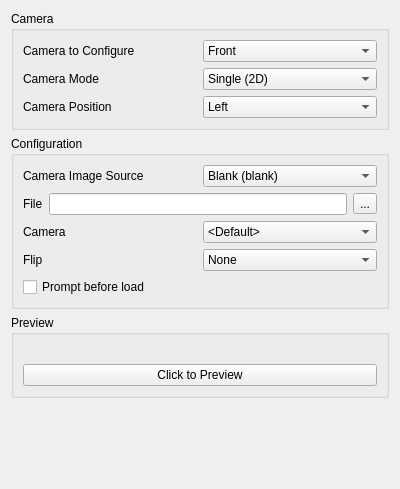
<?xml version="1.0" encoding="UTF-8"?>
<ui version="4.0">
 <class>ConfigureCamera</class>
 <widget class="QWidget" name="ConfigureCamera">
  <property name="geometry">
   <rect>
    <x>0</x>
    <y>0</y>
    <width>400</width>
    <height>489</height>
   </rect>
  </property>
  <property name="windowTitle">
   <string>Form</string>
  </property>
  <layout class="QVBoxLayout" name="verticalLayout">
   <item>
    <widget class="QGroupBox" name="groupBox">
     <property name="title">
      <string>Camera</string>
     </property>
     <layout class="QVBoxLayout" name="verticalLayout_2">
      <item>
       <layout class="QHBoxLayout" name="horizontalLayout">
        <item>
         <widget class="QLabel" name="camera_selection_label">
          <property name="toolTip">
           <string>&lt;html&gt;&lt;head/&gt;&lt;body&gt;&lt;p&gt;Select the camera to configure.&lt;/p&gt;&lt;/body&gt;&lt;/html&gt;</string>
          </property>
          <property name="text">
           <string>Camera to Configure</string>
          </property>
         </widget>
        </item>
        <item>
         <widget class="QComboBox" name="camera_selection">
          <property name="toolTip">
           <string>&lt;html&gt;&lt;head/&gt;&lt;body&gt;&lt;p&gt;Select the camera to configure.&lt;/p&gt;&lt;/body&gt;&lt;/html&gt;</string>
          </property>
          <item>
           <property name="text">
            <string>Front</string>
           </property>
          </item>
          <item>
           <property name="text">
            <string>Rear</string>
           </property>
          </item>
         </widget>
        </item>
       </layout>
      </item>
      <item>
       <layout class="QHBoxLayout" name="horizontalLayout_2">
        <item>
         <widget class="QLabel" name="camera_mode_label">
          <property name="toolTip">
           <string>&lt;html&gt;&lt;head/&gt;&lt;body&gt;&lt;p&gt;Select the camera mode (single or double).&lt;/p&gt;&lt;/body&gt;&lt;/html&gt;</string>
          </property>
          <property name="text">
           <string>Camera Mode</string>
          </property>
         </widget>
        </item>
        <item>
         <widget class="QComboBox" name="camera_mode">
          <property name="toolTip">
           <string>&lt;html&gt;&lt;head/&gt;&lt;body&gt;&lt;p&gt;Select the camera mode (single or double).&lt;/p&gt;&lt;/body&gt;&lt;/html&gt;</string>
          </property>
          <item>
           <property name="text">
            <string>Single (2D)</string>
           </property>
          </item>
          <item>
           <property name="text">
            <string>Double (3D)</string>
           </property>
          </item>
         </widget>
        </item>
       </layout>
      </item>
      <item>
       <layout class="QHBoxLayout" name="horizontalLayout_3">
        <item>
         <widget class="QLabel" name="camera_position_label">
          <property name="toolTip">
           <string>&lt;html&gt;&lt;head/&gt;&lt;body&gt;&lt;p&gt;Select the position of camera to configure.&lt;/p&gt;&lt;/body&gt;&lt;/html&gt;</string>
          </property>
          <property name="text">
           <string>Camera Position</string>
          </property>
         </widget>
        </item>
        <item>
         <widget class="QComboBox" name="camera_position">
          <property name="toolTip">
           <string>&lt;html&gt;&lt;head/&gt;&lt;body&gt;&lt;p&gt;Select the position of camera to configure.&lt;/p&gt;&lt;/body&gt;&lt;/html&gt;</string>
          </property>
          <item>
           <property name="text">
            <string>Left</string>
           </property>
          </item>
          <item>
           <property name="text">
            <string>Right</string>
           </property>
          </item>
         </widget>
        </item>
       </layout>
      </item>
     </layout>
    </widget>
   </item>
   <item>
    <widget class="QGroupBox" name="configurationBox">
     <property name="title">
      <string>Configuration</string>
     </property>
     <layout class="QVBoxLayout" name="verticalLayout_configuration">
      <item>
       <layout class="QHBoxLayout" name="horizontalLayout_4">
        <item>
         <widget class="QLabel" name="image_source_label">
          <property name="toolTip">
           <string>&lt;html&gt;&lt;head/&gt;&lt;body&gt;&lt;p&gt;Select where the image of the emulated camera comes from. It may be an image or a real camera.&lt;/p&gt;&lt;/body&gt;&lt;/html&gt;</string>
          </property>
          <property name="text">
           <string>Camera Image Source</string>
          </property>
         </widget>
        </item>
        <item>
         <widget class="QComboBox" name="image_source">
          <property name="toolTip">
           <string>&lt;html&gt;&lt;head/&gt;&lt;body&gt;&lt;p&gt;Select where the image of the emulated camera comes from. It may be an image or a real camera.&lt;/p&gt;&lt;/body&gt;&lt;/html&gt;</string>
          </property>
          <item>
           <property name="text">
            <string>Blank (blank)</string>
           </property>
          </item>
          <item>
           <property name="text">
            <string>Still Image (image)</string>
           </property>
          </item>
          <item>
           <property name="text">
            <string>System Camera (qt)</string>
           </property>
          </item>
         </widget>
        </item>
       </layout>
      </item>
      <item>
       <layout class="QHBoxLayout" name="horizontalLayout_6">
        <item>
         <widget class="QLabel" name="camera_file_label">
          <property name="frameShape">
           <enum>QFrame::NoFrame</enum>
          </property>
          <property name="text">
           <string>File</string>
          </property>
         </widget>
        </item>
        <item>
         <widget class="QLineEdit" name="camera_file"/>
        </item>
        <item>
         <widget class="QToolButton" name="toolButton">
          <property name="text">
           <string>...</string>
          </property>
         </widget>
        </item>
       </layout>
      </item>
      <item>
       <layout class="QHBoxLayout" name="horizontalLayout_7">
        <item>
         <widget class="QLabel" name="system_camera_label">
          <property name="toolTip">
           <string>&lt;html&gt;&lt;head/&gt;&lt;body&gt;&lt;p&gt;Select the system camera to use.&lt;/p&gt;&lt;/body&gt;&lt;/html&gt;</string>
          </property>
          <property name="frameShape">
           <enum>QFrame::NoFrame</enum>
          </property>
          <property name="text">
           <string>Camera</string>
          </property>
         </widget>
        </item>
        <item>
         <widget class="QComboBox" name="system_camera">
          <property name="sizePolicy">
           <sizepolicy hsizetype="Maximum" vsizetype="Fixed">
            <horstretch>0</horstretch>
            <verstretch>0</verstretch>
           </sizepolicy>
          </property>
          <property name="maximumSize">
           <size>
            <width>250</width>
            <height>16777215</height>
           </size>
          </property>
          <property name="toolTip">
           <string>&lt;html&gt;&lt;head/&gt;&lt;body&gt;&lt;p&gt;Select the system camera to use.&lt;/p&gt;&lt;/body&gt;&lt;/html&gt;</string>
          </property>
          <item>
           <property name="text">
            <string>&lt;Default&gt;</string>
           </property>
          </item>
         </widget>
        </item>
       </layout>
      </item>
      <item>
       <layout class="QHBoxLayout" name="horizontalLayout_8">
        <item>
         <widget class="QLabel" name="camera_flip_label">
          <property name="toolTip">
           <string>&lt;html&gt;&lt;head/&gt;&lt;body&gt;&lt;p&gt;Select the image flip to apply.&lt;/p&gt;&lt;/body&gt;&lt;/html&gt;</string>
          </property>
          <property name="frameShape">
           <enum>QFrame::NoFrame</enum>
          </property>
          <property name="text">
           <string>Flip</string>
          </property>
         </widget>
        </item>
        <item>
         <widget class="QComboBox" name="camera_flip">
          <property name="enabled">
           <bool>true</bool>
          </property>
          <property name="sizePolicy">
           <sizepolicy hsizetype="Maximum" vsizetype="Fixed">
            <horstretch>0</horstretch>
            <verstretch>0</verstretch>
           </sizepolicy>
          </property>
          <property name="maximumSize">
           <size>
            <width>800</width>
            <height>16777215</height>
           </size>
          </property>
          <property name="toolTip">
           <string>&lt;html&gt;&lt;head/&gt;&lt;body&gt;&lt;p&gt;Select the image flip to apply.&lt;/p&gt;&lt;/body&gt;&lt;/html&gt;</string>
          </property>
          <item>
           <property name="text">
            <string>None</string>
           </property>
          </item>
          <item>
           <property name="text">
            <string>Horizontal</string>
           </property>
          </item>
          <item>
           <property name="text">
            <string>Vertical</string>
           </property>
          </item>
          <item>
           <property name="text">
            <string>Reverse</string>
           </property>
          </item>
         </widget>
        </item>
       </layout>
      </item>
      <item>
       <widget class="QCheckBox" name="prompt_before_load">
        <property name="toolTip">
         <string>&lt;html&gt;&lt;head/&gt;&lt;body&gt;&lt;p&gt;Select an image file every time before the camera is loaded.&lt;/p&gt;&lt;/body&gt;&lt;/html&gt;</string>
        </property>
        <property name="text">
         <string>Prompt before load</string>
        </property>
       </widget>
      </item>
     </layout>
    </widget>
   </item>
   <item>
    <widget class="QGroupBox" name="previewBox">
     <property name="title">
      <string>Preview</string>
     </property>
     <layout class="QVBoxLayout" name="verticalLayout_3">
      <item>
       <widget class="QLabel" name="preview_box">
        <property name="baseSize">
         <size>
          <width>512</width>
          <height>384</height>
         </size>
        </property>
        <property name="toolTip">
         <string>Resolution: 512*384</string>
        </property>
        <property name="text">
         <string/>
        </property>
       </widget>
      </item>
      <item>
       <widget class="QPushButton" name="preview_button">
        <property name="text">
         <string>Click to Preview</string>
        </property>
       </widget>
      </item>
     </layout>
    </widget>
   </item>
   <item>
    <spacer>
     <property name="orientation">
      <enum>Qt::Vertical</enum>
     </property>
     <property name="sizeHint" stdset="0">
      <size>
       <width>20</width>
       <height>40</height>
      </size>
     </property>
    </spacer>
   </item>
  </layout>
 </widget>
 <tabstops>
  <tabstop>camera_selection</tabstop>
  <tabstop>camera_mode</tabstop>
  <tabstop>camera_position</tabstop>
  <tabstop>image_source</tabstop>
  <tabstop>camera_file</tabstop>
  <tabstop>toolButton</tabstop>
  <tabstop>system_camera</tabstop>
  <tabstop>camera_flip</tabstop>
  <tabstop>prompt_before_load</tabstop>
  <tabstop>preview_button</tabstop>
 </tabstops>
 <resources/>
 <connections/>
</ui>
